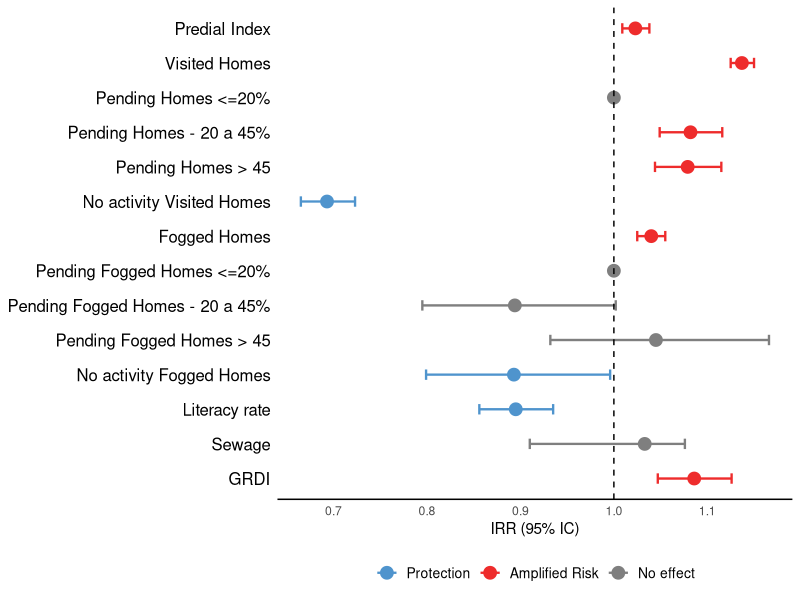

This chart was generated by the following R code:
library(ggplot2)
library(tidyverse)

Covariates = c("Predial Index",
               "Visited Homes",
               "Pending Homes <=20%",
               "Pending Homes - 20 a 45%",
               "Pending Homes > 45",
               "No activity Visited Homes",
               "Fogged Homes",
               "Pending Fogged Homes <=20%",
               "Pending Fogged Homes - 20 a 45%",
               "Pending Fogged Homes > 45",
               "No activity Fogged Homes",
               "Literacy rate",
               "Sewage",
               "GRDI")


lower=c(1.009,1.125,1,1.049,1.044,0.665,1.025,1,0.795,0.932,0.799,0.856,0.91,1.047)
IRR=c(1.023,1.137,1,1.082,1.079,0.693,1.040,1,0.894,1.045,0.893,0.895,1.033,1.086)
upper=c(1.038,1.150,1,1.116,1.115,0.723,1.055,1,1.002,1.166,0.996,0.935,1.076,1.126)
type <- c( rep("Entomologico",2),"Ref.", rep("Entomologico", 4),"Ref.",
  rep("Entomologico", 3), rep("Socioeconomico",3) )

Reference = c(rep(FALSE, 2), TRUE, rep(FALSE, 4), TRUE, rep(FALSE, 6))  # Marca as referências

data <- data.frame(Covariates,IRR,lower, upper, type, Reference)
data$Covariates <- factor(data$Covariates, levels = rev(data$Covariates))
data$type <- factor(data$type, levels = c("Entomologico", "Socioeconomico", "Ref."))

data$color <- ifelse(data$upper < 1 & data$lower < 1, "steelblue3",       # Proteção
                     ifelse(data$lower > 1 & data$upper > 1, "firebrick2", # Risco aumentado
                            "gray50"))   
# Criar o gráfico
grafico <- ggplot(data, aes(x = IRR, y = Covariates, color = color)) +
  geom_point(size = 4) +  
  geom_errorbarh(aes(xmin = lower, xmax = upper), height = 0.3, linewidth = 0.8) +  
  geom_vline(xintercept = 1, linetype = "dashed", color = "black") +  
  labs(
    x = "IRR (95% IC)",
    y = NULL
  ) +
  scale_color_identity(guide = "legend", 
                       labels = c("Protection", "Amplified Risk", "No effect"),
                       breaks = c("steelblue3", "firebrick2", "gray50")) +
  scale_shape_manual(
    values = c(16, 17, 15),  
    labels = c("Entomológico", "Socioeconômico", "Referência")
  ) +
  theme_minimal() +
  theme(
    panel.grid.major = element_blank(),  
    panel.grid.minor = element_blank(),  
    axis.line.x = element_line(color = "black"),  
    axis.line.y = element_blank(),   
    axis.text.y = element_text(size = 12, color = "black"),
    legend.position = "bottom",
    legend.title = element_blank(),
    legend.text = element_text(size = 10)
  )
grafico
#ggsave("model.png", width = 6, height = 6, dpi = 300,bg = "white")
